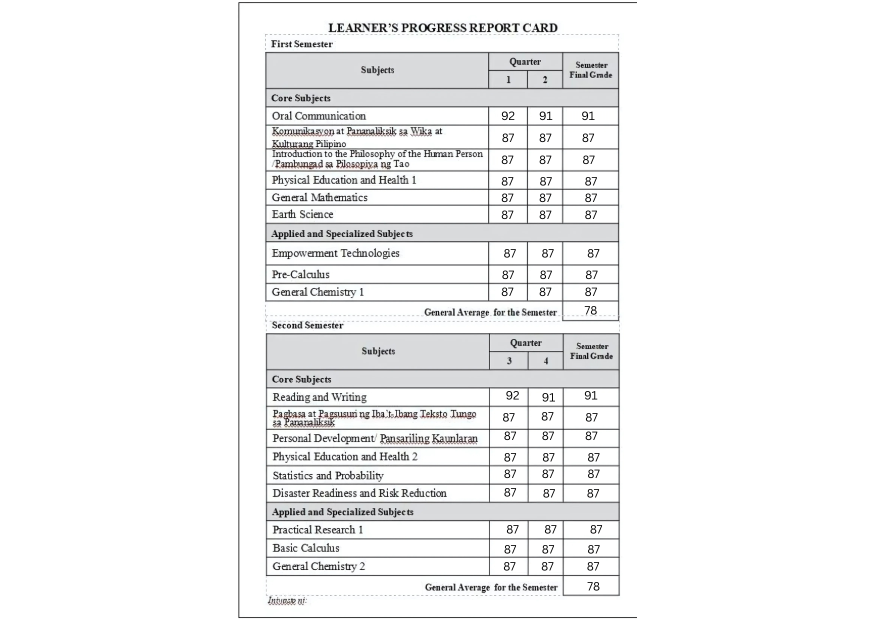
#> input picture uploads/1.png, 1748 x 1240 px (shown at 1/2 size)
$ python -i city_scanner.py   (imports and definitions only)
#> lines starting #> are read from the running program, lines starting #| are printed output that depends on the picture; after the words box and inside, x2 and y2 are one past the last pixel; in counts of white or black regions, pixels touching at a corner belong together
import cv2
import numpy as np
import pytesseract
import re
import difflib

pytesseract.pytesseract.tesseract_cmd = r'C:\Program Files\Tesseract-OCR\tesseract.exe'

def extract_city_info(image_path):
#> called with image_path = 'uploads/1.png'
    image = cv2.imread(image_path)
#> image is the input picture: shape (1240, 1748, 3); mean B, G, R 241.7, 241.4, 241.3
    if image is None:
        return {"error": "Image not found!"}

    max_height = 800
    scale_factor = min(1.0, max_height / image.shape[0])
#> scale_factor = 0.645
    image = cv2.resize(image, (int(image.shape[1] * scale_factor), int(image.shape[0] * scale_factor)))
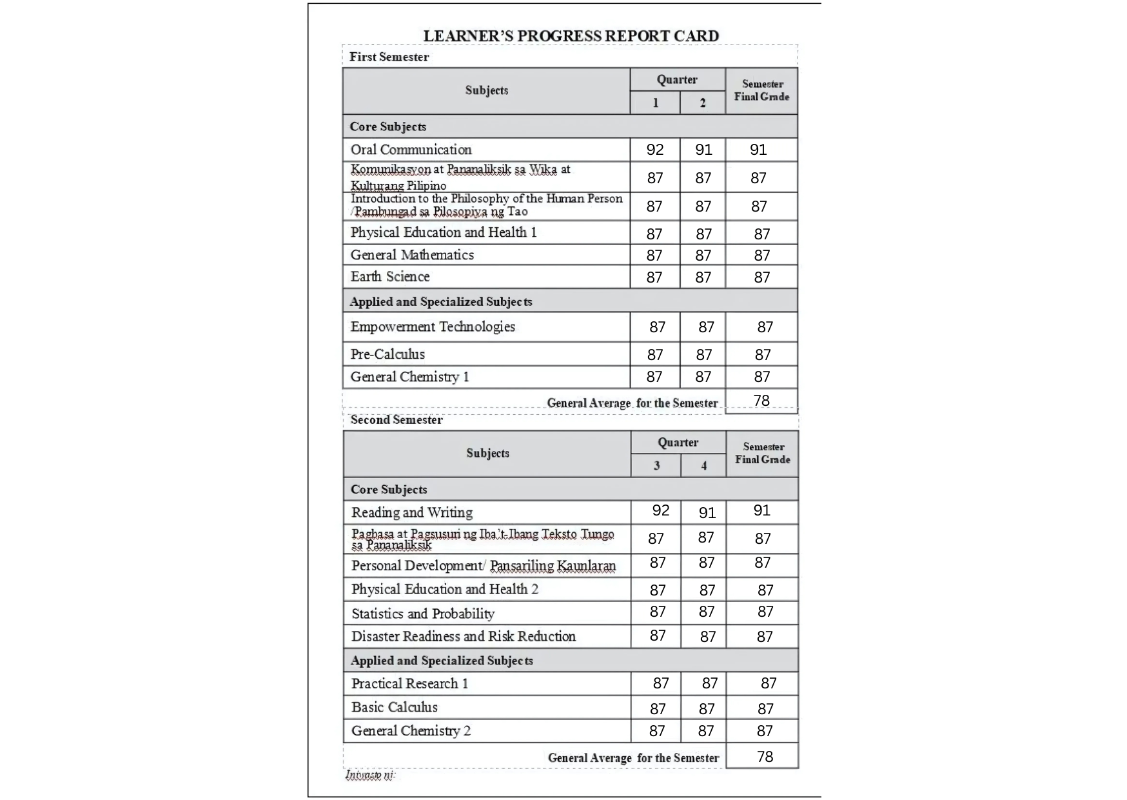
#> image: shape (800, 1127, 3); mean B, G, R 241.7, 241.5, 241.3

    denoise_val = 19
    thresh_val = 147
    sharpen_val = 0
    bright_val = 50
    contrast_val = 2.0
    resize_val = 2.0
    blur_val = 0
    invert = 1
    edge = 0

    processed = cv2.cvtColor(image, cv2.COLOR_BGR2GRAY)

    if denoise_val > 0:
        processed = cv2.fastNlMeansDenoising(processed, None, denoise_val, 7, 21)

    if sharpen_val > 0:
        kernel = np.array([[0, -1, 0], [-1, 5 + sharpen_val, -1], [0, -1, 0]])
        processed = cv2.filter2D(processed, -1, kernel)

    _, processed = cv2.threshold(processed, thresh_val, 255, cv2.THRESH_BINARY)
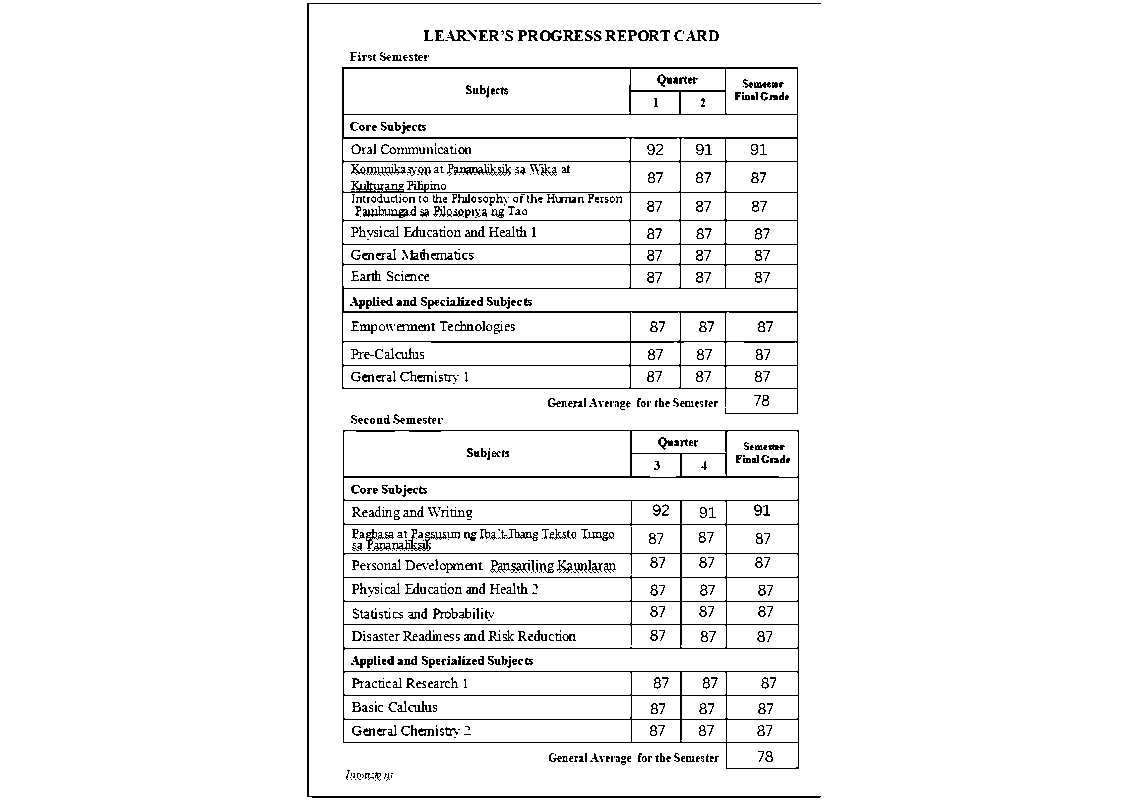
#> processed: shape (800, 1127); 95.3% white; black in thin lines or dots, all inside (x1, y1, x2, y2) = (307, 3, 821, 798)
    processed = cv2.convertScaleAbs(processed, alpha=contrast_val, beta=bright_val)

    if blur_val > 0:
        processed = cv2.GaussianBlur(processed, (blur_val * 2 + 1, blur_val * 2 + 1), 0)

    if invert:
        processed = cv2.bitwise_not(processed)

    if resize_val != 1.0:
        processed = cv2.resize(processed, None, fx=resize_val, fy=resize_val, interpolation=cv2.INTER_CUBIC)
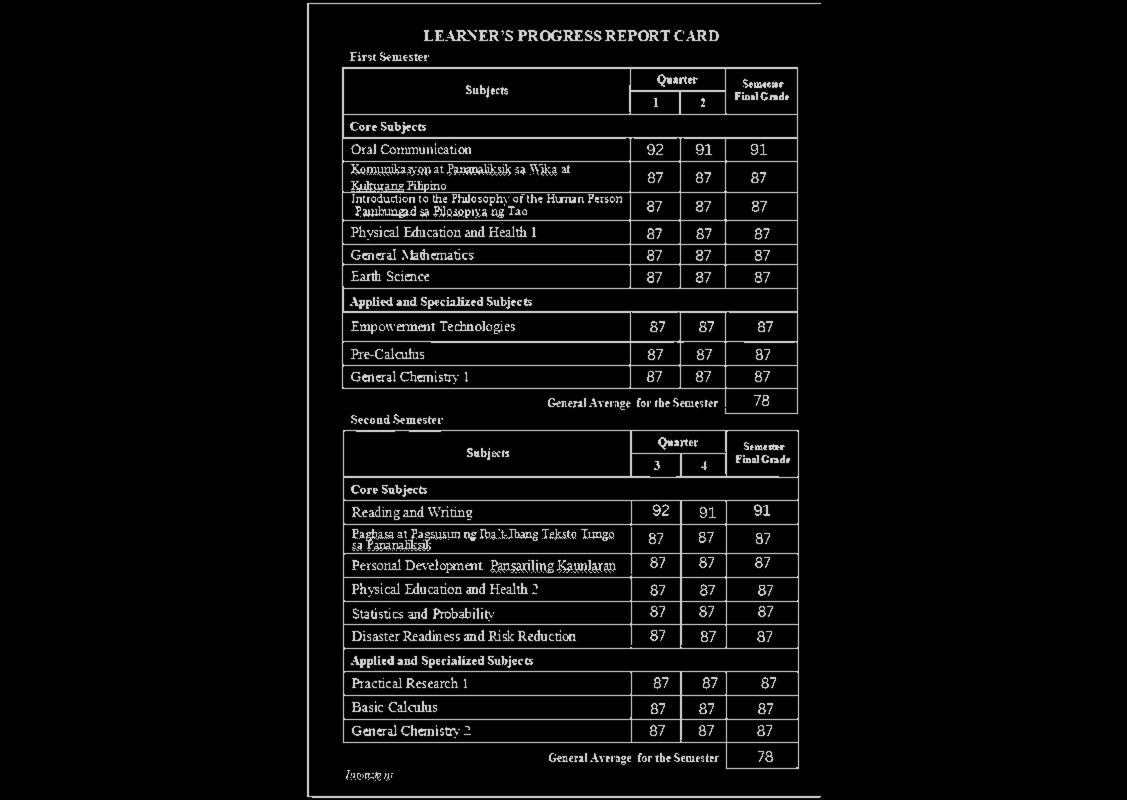
#> processed: shape (1600, 2254) (shown at 1/2 size); min 0, max 255, mean 10.6

    if edge:
        processed = cv2.Canny(processed, 100, 200)

#> (the run stopped early here; a loop or call above may not have finished)

$ run again, on uploads/EXAM.png
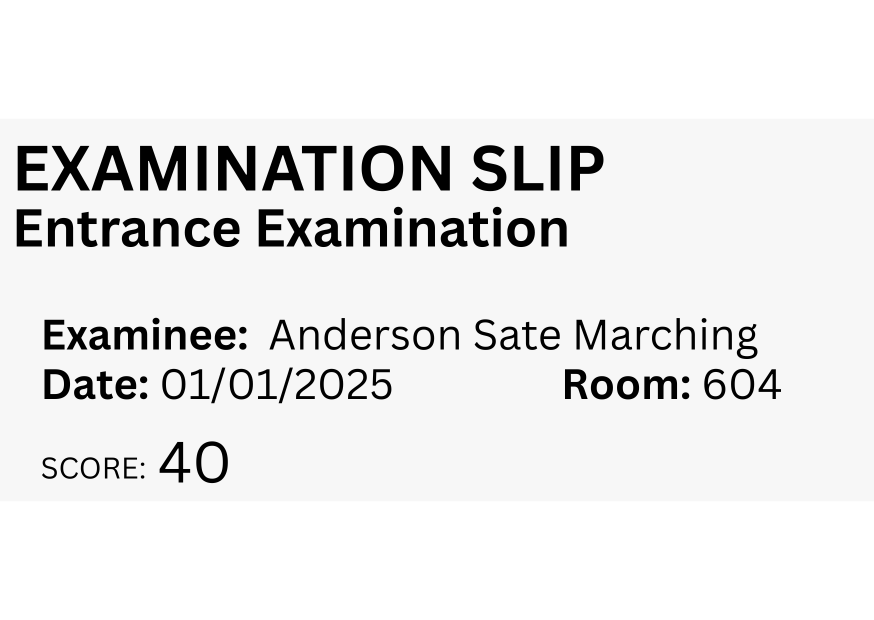
#> input picture uploads/EXAM.png, 1748 x 1240 px (shown at 1/2 size)
#> in extract_city_info, image is the input picture: shape (1240, 1748, 3); min 0, max 255, mean 234.9
#> image: shape (800, 1127, 3)
#> in extract_city_info, `processed = cv2.bitwise_not(processed)`:
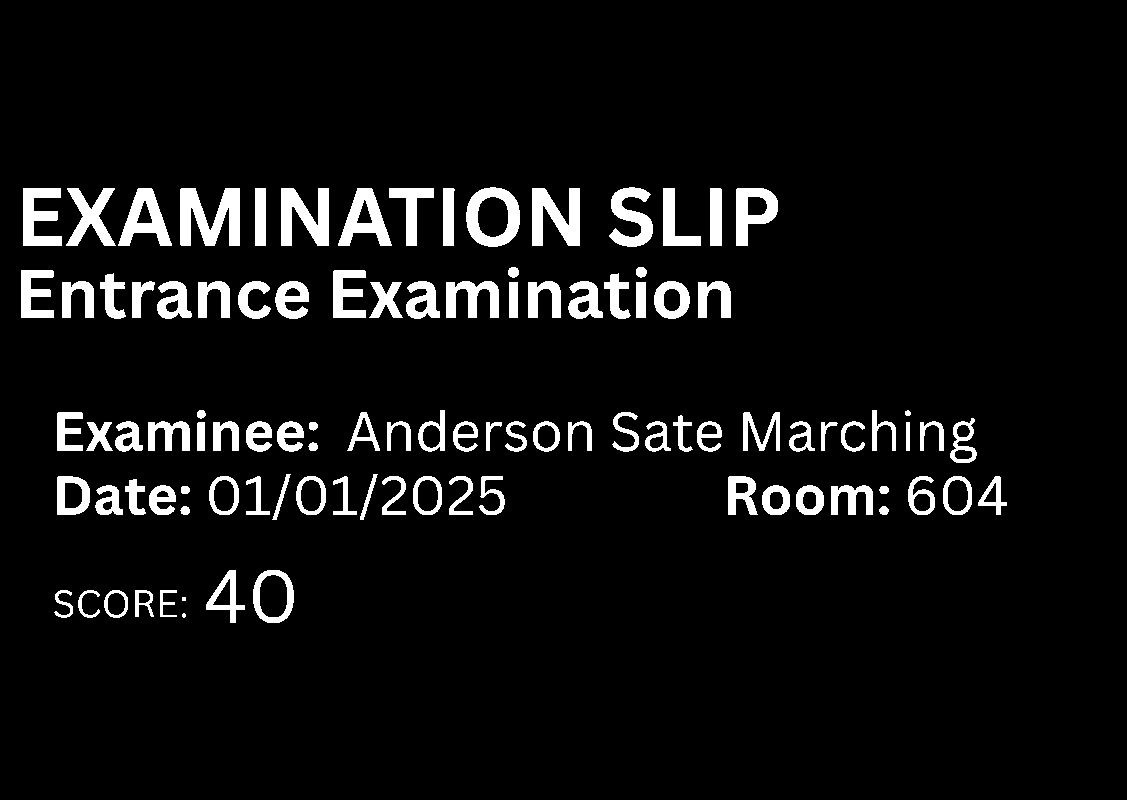
#> processed: shape (800, 1127); values 0 (black) and 205 (white), 6.4% white; 102 white regions (2 under 20 px), largest, box (x1, y1, x2, y2) and area: (180, 188, 240, 246) 2250, (281, 188, 329, 246) 1797, (532, 188, 580, 246) 1797
#> in extract_city_info, `processed = cv2.resize(processed, None, fx=resize_val, fy=resize_val, ..`:
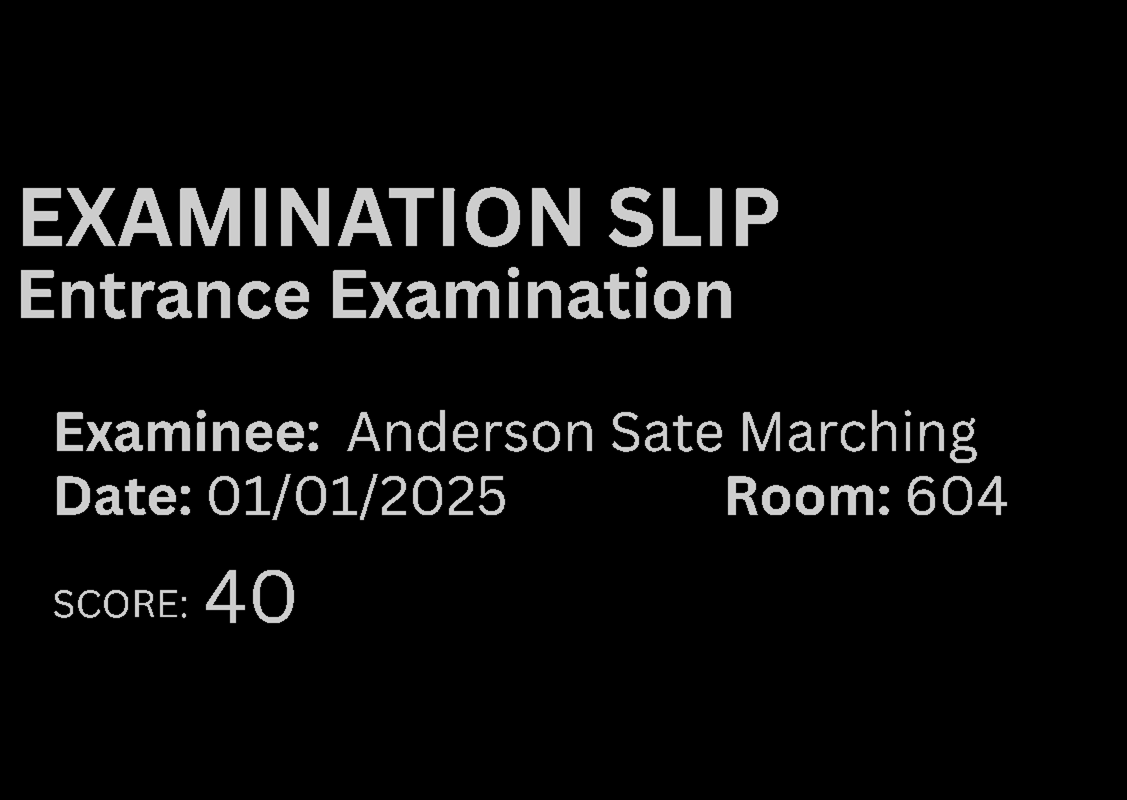
#> processed: shape (1600, 2254) (shown at 1/2 size); min 0, max 255, mean 13.3

$ run again, on uploads/Voters_ID.png
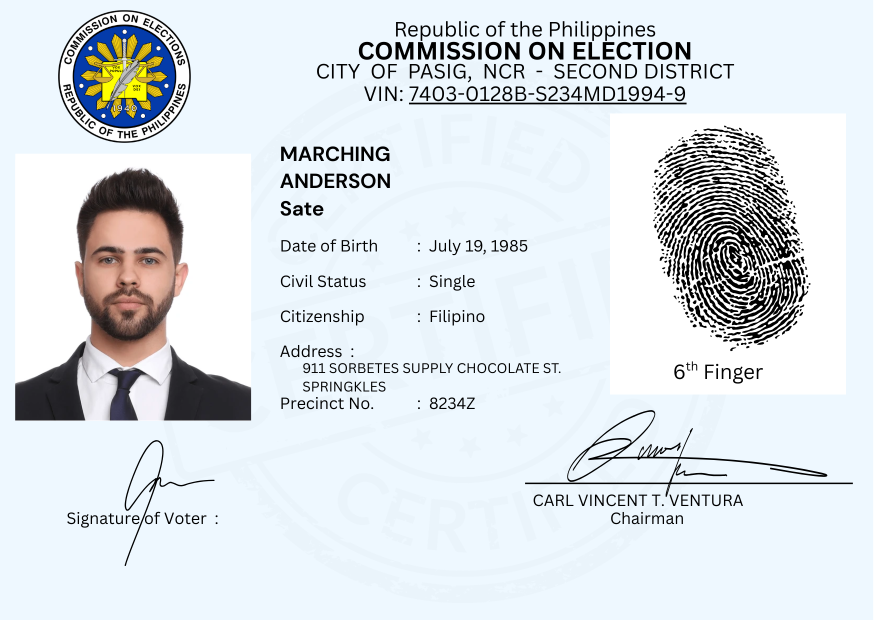
#> input picture uploads/Voters_ID.png, 1748 x 1240 px (shown at 1/2 size)
#> in extract_city_info, image is the input picture: shape (1240, 1748, 3); mean B, G, R 229.8, 225.3, 219.1
#> image: shape (800, 1127, 3)
#> in extract_city_info, `_, processed = cv2.threshold(processed, thresh_val, 255, cv2.THRESH_BI..`:
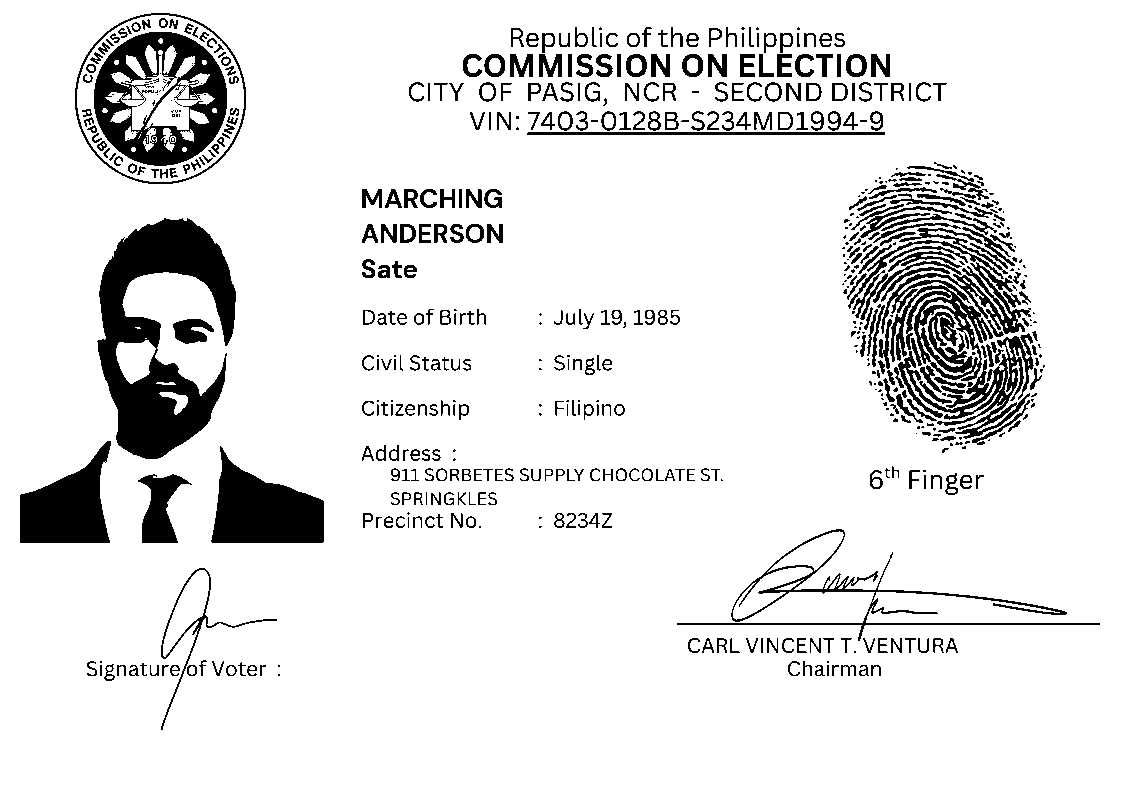
#> processed: shape (800, 1127); 89.7% white; 609 black regions (200 under 20 px), largest, box (x1, y1, x2, y2) and area: (97, 218, 236, 459) 16528, (94, 32, 227, 166) 8875, (211, 446, 324, 543) 6718
#> in extract_city_info, `processed = cv2.resize(processed, None, fx=resize_val, fy=resize_val, ..`:
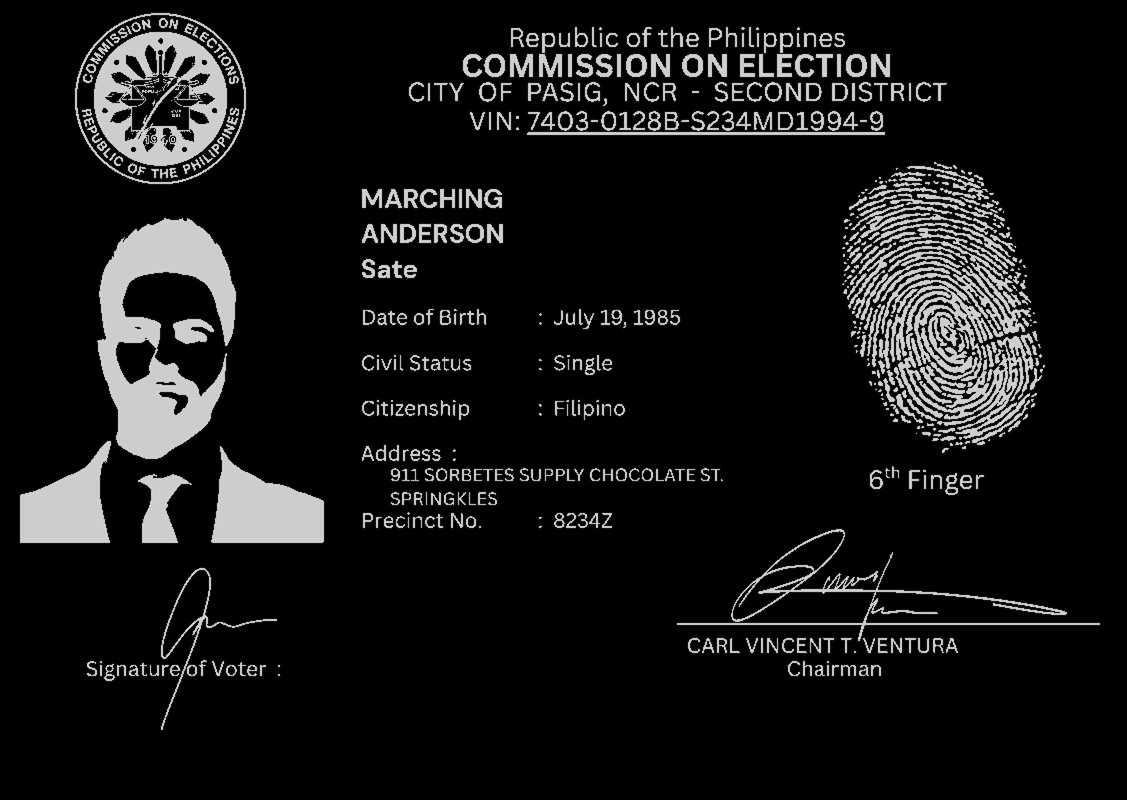
#> processed: shape (1600, 2254) (shown at 1/2 size); min 0, max 255, mean 21.9
